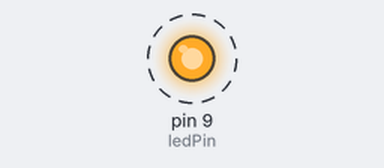
Bench run of a sketch on a simulated Arduino Uno, built with avr-gcc and run on an emulated ATmega328P. Shown: output pins drawn as LEDs (lit = HIGH). Dashed ring = blinking. What the sketch prints to the serial monitor is not drawn.

Above: at 0.5 s.
Timing chart, 0 to 4.6 s (numbered marks = the images above):
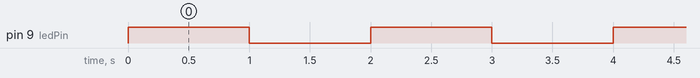

Measured:
- by itself, pin 9 (ledPin): alternates HIGH for 1.0 s and LOW for 1.0 s, 60 changes in all, then stays LOW

The sketch:

BlinkingOffAfter1min.ino
```cpp
int ledPin = 9;

void setup() {
  pinMode(ledPin, OUTPUT);
  Serial.begin(9600);
}

void loop() {
  unsigned long currentTime = millis();
  Serial.println(currentTime);

  // Blink for the first 1 minutes
  if (currentTime  < 60000) {
    digitalWrite(ledPin, HIGH);
    delay(1000);
    digitalWrite(ledPin, LOW);
    delay(1000);
  } else {
    // Turn off LED after 1 minutes
    digitalWrite(ledPin, LOW);
  }
}
```
